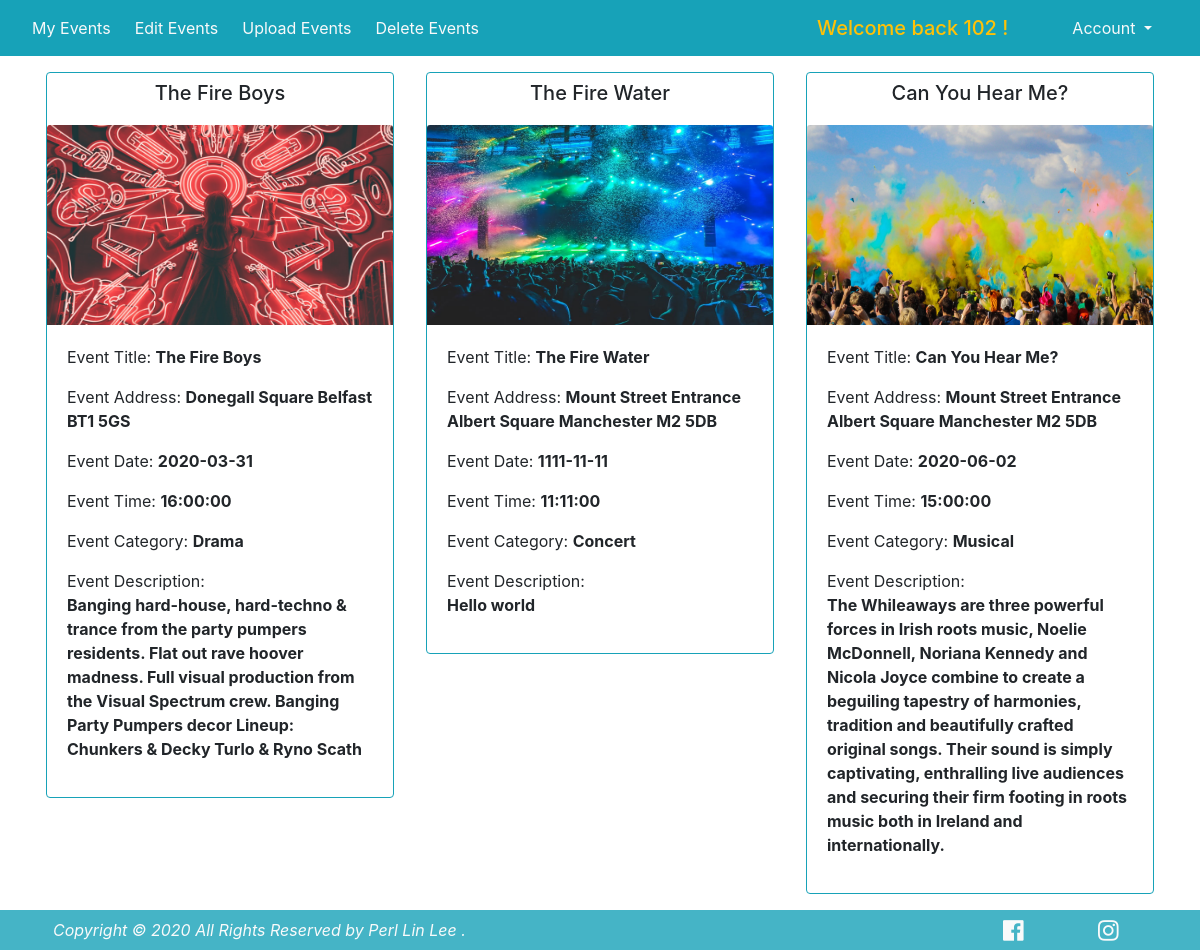
Screenshot of /venuemanager/index.php (signed in) with the database file from the repository.
### tables this page shows
CREATE TABLE `2020_event` (
  `eid` int(11) NOT NULL,
  `etitle` varchar(255) NOT NULL,
  `eaddress` varchar(255) NOT NULL,
  `edes` longtext NOT NULL,
  `edate` date NOT NULL,
  `etime` time NOT NULL,
  `eimage` longtext NOT NULL,
  `ecatid` int(11) NOT NULL,
  `evmid` int(11) NOT NULL,
  `evenueid` int(11) NOT NULL
);

CREATE TABLE `2020_eventcat` (
  `etid` int(11) NOT NULL,
  `etname` varchar(255) NOT NULL
);

### venuemanager/index.php (the view, shortened to what this page needs)
<?php
include("../conn.php");
if (isset($_SESSION['VMid_40245529'])) {
    $venuemanager = $_SESSION['VMid_40245529'];
}
$readquery = "SELECT 2020_event.eid, 2020_event.etitle, 2020_event.eaddress, 2020_event.edes, 2020_event.edate, 2020_event.etime, 2020_event.eimage,
              2020_eventcat.etname, 2020_venuemanager.vmname FROM 2020_event
              INNER JOIN 2020_eventcat
              ON
              2020_event.ecatid= 2020_eventcat.etid
              INNER JOIN 2020_venuemanager
              ON
              2020_event.evmid= 2020_venuemanager.vmid
              WHERE 2020_venuemanager.vmid = '$venuemanager'";
$readresult = $conn->query($readquery);
?>
<html>
<?php
include("../layouts/venuemanager/head.php");
?>
<body>
    <?php
    include("../venuemanager/components/navbar.php")
    ?>
    <div class="container">
        <div class="row">
            <?php
            while ($rowread = $readresult->fetch_assoc()) {
                $eventtitle = $rowread['etitle'];
                $eventaddress = $rowread['eaddress'];
                $eventdes = $rowread['edes'];
                $eventdate = $rowread['edate'];
                $eventtime = $rowread['etime'];
                $eventimage = $rowread['eimage'];
                $eventcategory = $rowread['etname'];
            ?>
                <div class="col-4 p-3">
                    <div class="card border-info">
                        <div class="text-center p-2">
                            <h5 class="card-title"><?php echo $eventtitle ?></h5>
                        </div>
                        <img class="card-img-top" src="<?php echo "../image/$eventimage" ?>" alt="Card image cap" height="200px" width="200px">
                        <div class="card-body">
                            <p class="card-text">Event Title: <b><?php echo $eventtitle ?></b></p>
                            <p class="card-text">Event Address: <b><?php echo $eventaddress ?></b></p>
                            <p class="card-text">Event Date: <b><?php echo $eventdate ?></b></p>
                            <p class="card-text">Event Time: <b><?php echo $eventtime ?></b></p>
                            <p class="card-text">Event Category: <b><?php echo $eventcategory ?></b></p>
                            <p class="card-text mb-0">Event Description:</p>
                            <p><b><?php echo $eventdes ?></b></p>
                        </div>
                    </div>
                </div>
            <?php } ?>
        </div>
    </div>
    <?php
    include("../venuemanager/components/footer.php")
    ?>
</body>
</html>

### rows the page displays
2020_event: etitle "The Fire Boys", eimage (picture), eaddress "Donegall Square Belfast BT1 5GS", edate "2020-03-31", etime "16:00:00", ecatid.etname "Drama", edes "Banging hard-house, hard-techno & trance from the party pumpers residents. Flat out rave hoover madness. Full visual production from the Visual Spectrum crew. Banging Party Pumpers decor Lineup: Chunkers & Decky Turlo & Ryno Scath"
2020_event: etitle "The Fire Water", eimage (picture), eaddress "Mount Street Entrance Albert Square Manchester M2 5DB", edate "1111-11-11", etime "11:11:00", ecatid.etname "Concert", edes "Hello world"
2020_event: etitle "Can You Hear Me?", eimage (picture), eaddress "Mount Street Entrance Albert Square Manchester M2 5DB", edate "2020-06-02", etime "15:00:00", ecatid.etname "Musical", edes "The Whileaways are three powerful forces in Irish roots music, Noelie McDonnell, Noriana Kennedy and Nicola Joyce combine to create a beguiling tapestry of harmonies, tradition and beautifully crafted original songs. Their sound is simply captivating, enthralling live audiences and securing their firm footing in roots music both in Ireland and internationally."

### other values shown
$venuemanager "102"
